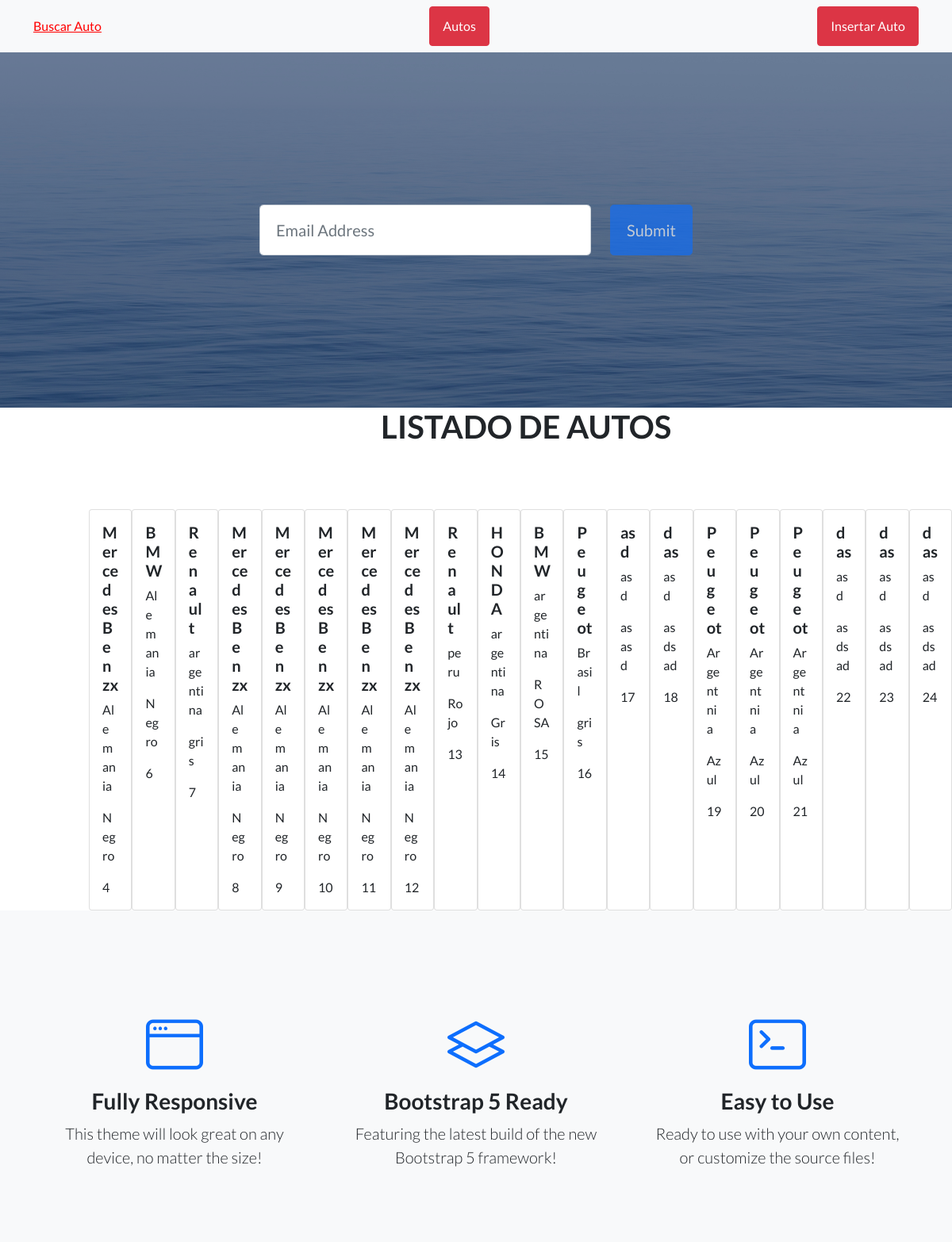
/AppWEB/view-auto/ (upper part), run on an earlier commit of the app's database.
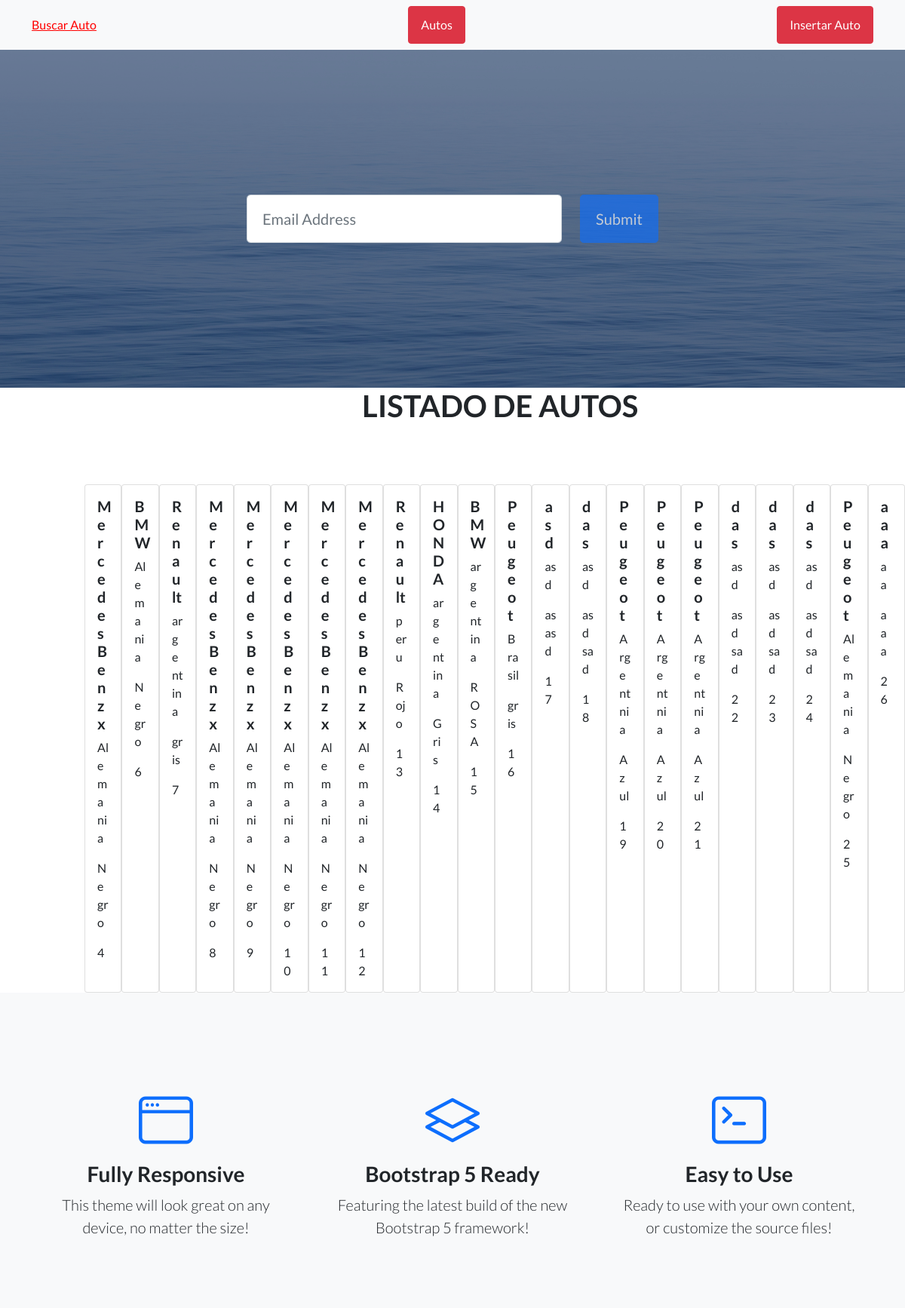
And on a later commit of the database.
### AppWEB/models.py (models this page shows)
class Auto (models.Model):
    marca = models.CharField(max_length=50)
    modelo = models.CharField(max_length=50)
    anio = models.IntegerField()
    region = models.CharField(max_length=50)
    color = models.CharField(max_length=50)
    def __str__(self)-> str:
        return self.marca +" "+self.modelo

### AppWEB/views.py (the view)
# urls.py: path('view-auto/', ViewAutos, name = 'ViewAuto'),
def ViewAutos(request):
    automoviles = Auto.objects.all()
    print(automoviles)
    return render (request, "AppWEB/autos.html",{"autos":automoviles})

### templates/AppWEB/autos.html (shortened to what this page needs)
{% extends "AppWEB/padre.html" %}
{% load static %}
{% block contenido_medio %}
<h1 style="margin-left:30rem">LISTADO DE AUTOS</h1>
<div class="d-flex" style="margin-top:5rem; margin-left:7rem">
    {% for auto in autos%}
    <div class="card" style="width: 18rem;">
        <div class="card-body">
            <h5 class="card-title">{{auto.marca}}</h5>
            <p class="card-text">{{auto.region}}</p>
            <p class="card-text">{{auto.color}}</p>
            <p class="card-text">{{auto.id}}</p>
        </div>
    </div>
    {% endfor %}
</div>
{% endblock %}

What changed in the data, as far as the page shows it:
added Auto: marca "Peugeot", region "Alemania", color "Negro", id "25"
added Auto: marca "aaa", region "aa", color "aaa", id "26"
